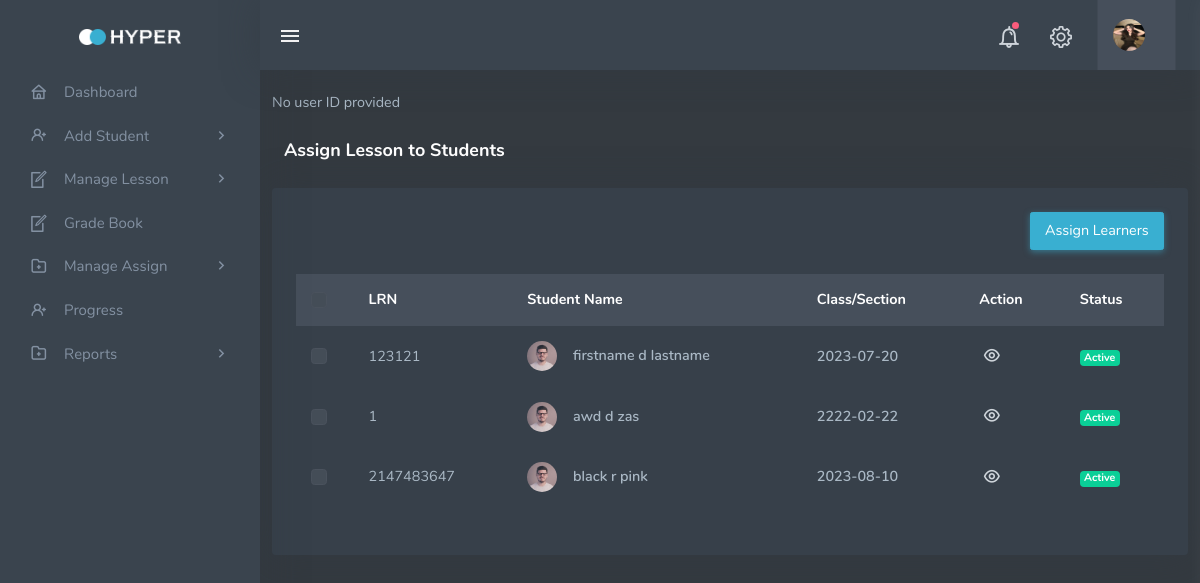
Before: /Teacher_AssignLesson.php with the older database file.
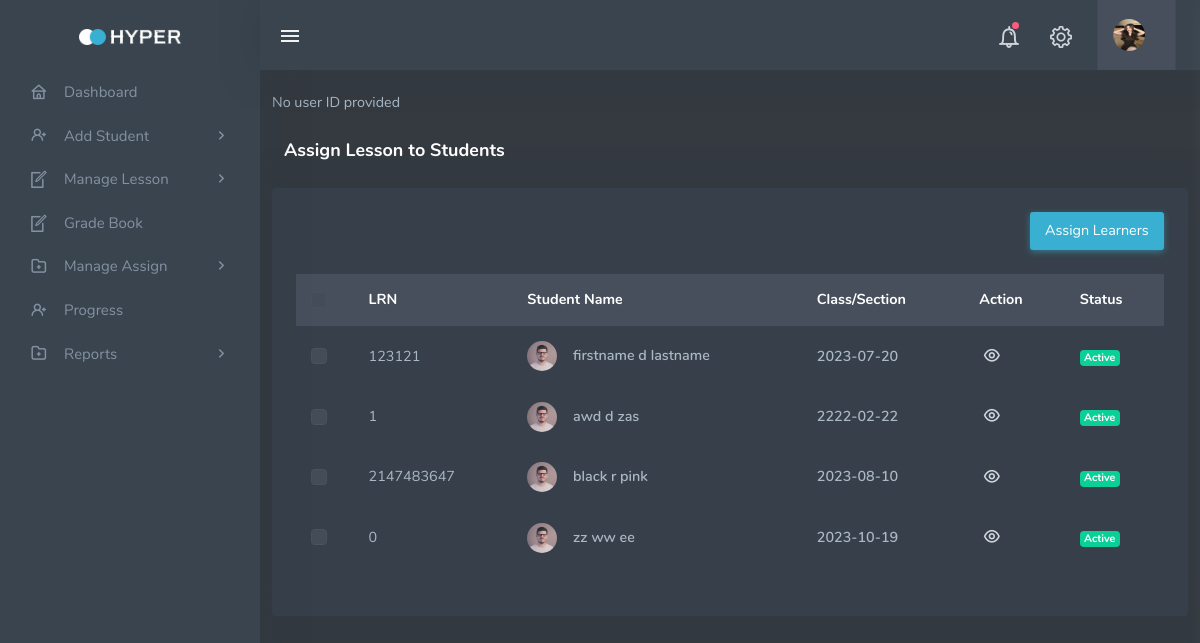
After: the same page with the newer database file.
### tables this page shows
CREATE TABLE `tbl_learner` (
  `learner_id` int(11) NOT NULL,
  `learner_auto_id` varchar(99) NOT NULL,
  `lrn` int(11) NOT NULL,
  `user_id` int(11) NOT NULL,
  `guardian_info_id` int(11) NOT NULL,
  `guardian_contact_id` int(11) NOT NULL,
  `address_id` int(11) NOT NULL,
  `level_id` int(11) NOT NULL,
  `status_id` int(11) NOT NULL,
  `account_id` int(11) NOT NULL,
  `usercredentials_id` int(11) NOT NULL
);

CREATE TABLE `tbl_learner_id` (
  `learner_id` int(11) NOT NULL,
  `learner_auto_id` varchar(99) NOT NULL,
  `lrn` int(11) NOT NULL
);

CREATE TABLE `tbl_userinfo` (
  `user_id` int(11) NOT NULL,
  `firstname` varchar(244) NOT NULL,
  `middlename` varchar(244) NOT NULL,
  `lastname` varchar(244) NOT NULL,
  `birthday` date NOT NULL,
  `gender` varchar(244) NOT NULL
);

### Teacher_AssignLesson.php (the view, shortened to what the changed rows need)
<!DOCTYPE html>
<html lang="en" class="menuitem-active">
<head>
  <link href="assets/css/vendor/dataTables.bootstrap5.css" rel="stylesheet" type="text/css">
  <link href="assets/css/vendor/responsive.bootstrap5.css" rel="stylesheet" type="text/css">
  <link href="assets/css/icons.min.css" rel="stylesheet" type="text/css">
  <link href="assets/css/app.min.css" rel="stylesheet" type="text/css" id="light-style">
  <link href="assets/css/app-dark.min.css" rel="stylesheet" type="text/css" id="dark-style">
</head>
<body <?php include('dataconfig.php') ?>>
  <div class="wrapper">
    <div class="content-page">
      <div class="row">
        <div class="col-12">
          <div class="card">
            <div class="card-body">
              <div class="table-responsive">
                <table class="table table-centered table-borderless table-hover w-100 dt-responsive nowrap"
                  id="products-datatable">
                  <thead class="table-light">
                    <tr>
                      <th style="width: 20px;">
                        <div class="form-check">
                          <input type="checkbox" class="form-check-input" id="customCheck1">
                          <label class="form-check-label" for="customCheck1">&nbsp;</label>
                        </div>
                      </th>
                      <th>LRN</th>
                      <th>Student Name</th>
                      <th>Class/Section</th>
                      <th>Action</th>
                      <th>Status</th>
                    </tr>
                  </thead>
                  <tbody>
                    <?php
                    include 'dbcon.php';
                    $sql = "SELECT tbl_userinfo.user_id, tbl_learner.learner_id, tbl_learner.level_id, tbl_user_level.level, tbl_userinfo.firstname,
                  tbl_userinfo.middlename, tbl_userinfo.lastname, tbl_userinfo.birthday, tbl_userinfo.gender, tbl_user_status.status,
                  tbl_learner_id.lrn, tbl_address.address, tbl_usercredentials.contact, tbl_usercredentials.email
                  FROM tbl_learner
                  JOIN tbl_user_level ON tbl_learner.level_id = tbl_user_level.level_id
                  JOIN tbl_userinfo ON tbl_learner.user_id = tbl_userinfo.user_id
                  JOIN tbl_learner_id ON tbl_learner.learner_id = tbl_learner_id.learner_id
                  JOIN tbl_user_status ON tbl_learner.status_id = tbl_user_status.status_id
                  JOIN tbl_address ON tbl_learner.address_id = tbl_address.address_id
                  JOIN tbl_usercredentials ON tbl_learner.usercredentials_id = tbl_usercredentials.usercredentials_id
                  WHERE tbl_user_level.level = 'LEARNER' AND tbl_user_status.status = 1";
                    $result = mysqli_query($conn, $sql);
                    if ($result && mysqli_num_rows($result) > 0) {
                      while ($row = mysqli_fetch_assoc($result)) {
                        ?>
                        <tr>
                          <td>
                            <div class="form-check">
                              <input type="checkbox" class="form-check-input" id="customCheck2">
                              <label class="form-check-label" for="customCheck2">&nbsp;</label>
                            </div>
                          </td>
                          <td>
                            <?php echo $row['lrn'] ?>
                          </td>
                          <td class="table-user">
                            <img src="assets/images/users/avatar-4.jpg" alt="table-user" class="me-2 rounded-circle">
                            <a href="javascript:void(0);" class="text-body fw-semibold">
                              <?php echo $row['firstname'] . ' ' . $row['middlename'] . ' ' . $row['lastname'] ?>
                            </a>
                          </td>
                          <td>
                            <span class="fw-semibold">
                              <?php echo $row['birthday'] ?>
                            </span>
                          </td>
                          <td>
                            <a href="teacher_view_student.php?user_id=<?php echo $row['user_id'] ?>" class="action-icon">
                              <i class="uil-eye"></i>
                            </a>
                          </td>
                          <td>
                            <?php
                            if ($row['status'] == 1) {
                              ?>
                              <span class="badge bg-success">Active</span>
                              <?php
                            } else {
                              ?>
                              <span class="badge bg-warning">Inactive</span>
                              <?php
                            }
                            ?>
                          </td>
                        </tr>
                        <?php
                      }
                    }
                    ?>
                  </tbody>
                </table>
              </div>
            </div>
          </div>
        </div>
      </div>
    </div>
  </div>
</body>
</html>

Changed rows visible on the page:
added tbl_learner: tbl_learner_id.lrn "0", user.firstname "zz", user.middlename "ww", user.lastname "ee", user.birthday "2023-10-19"
